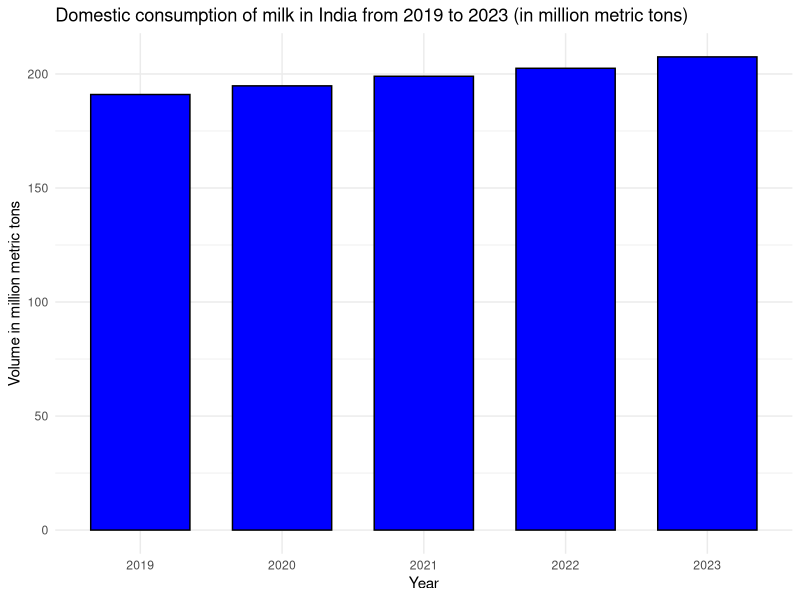
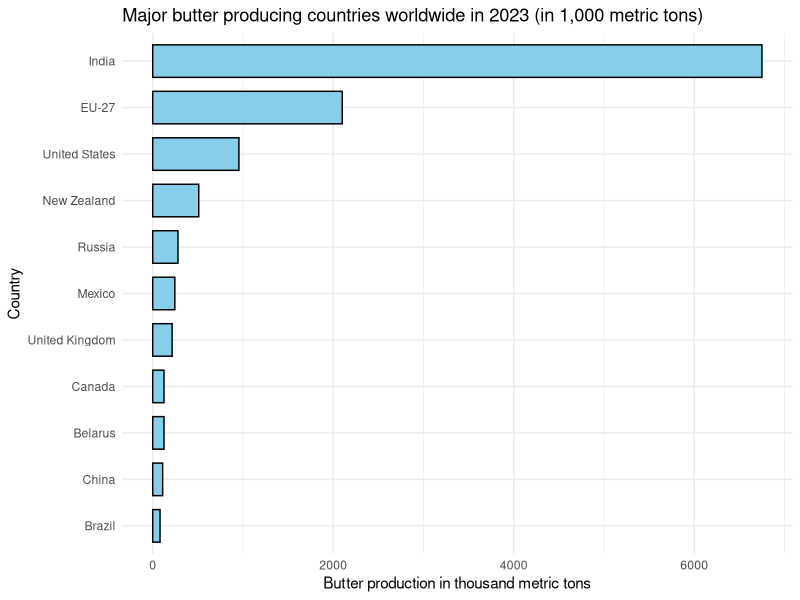
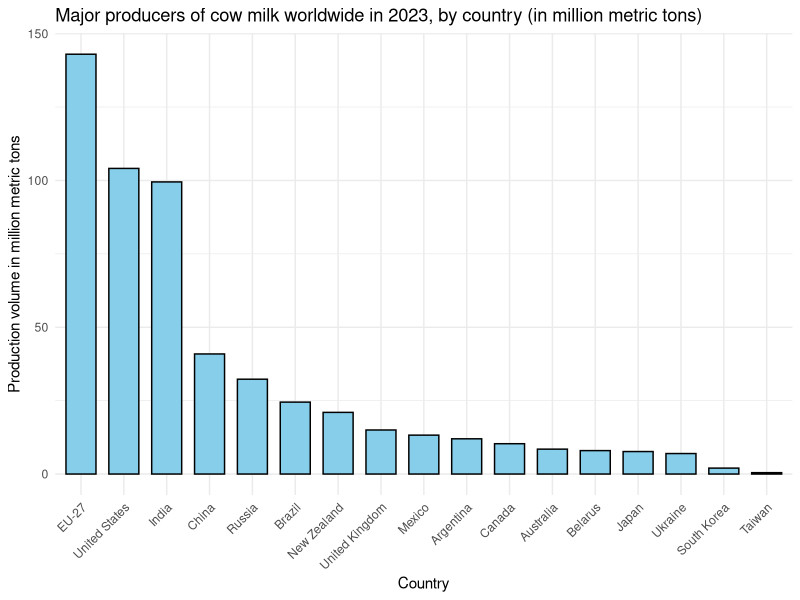
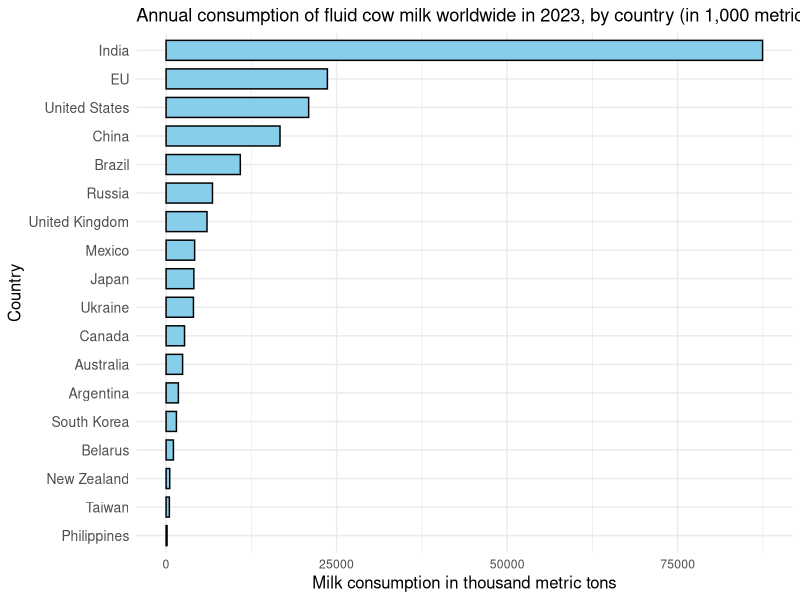
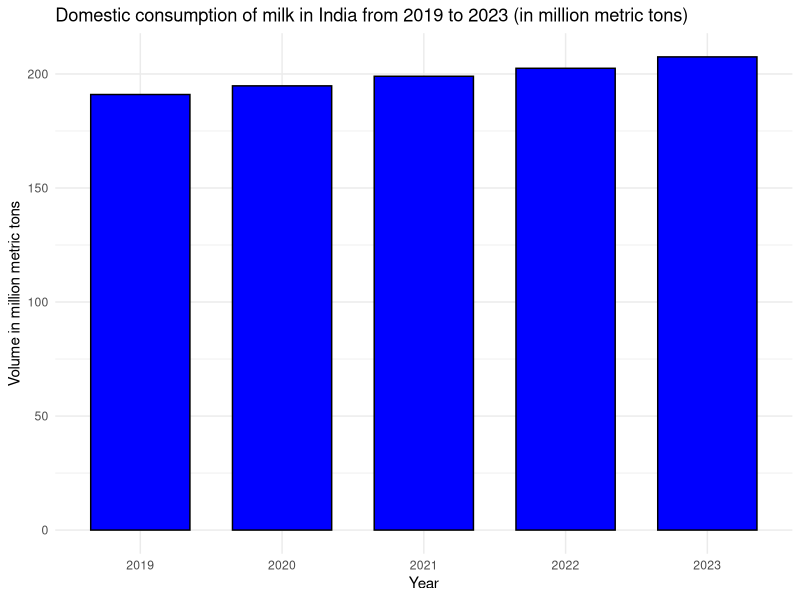
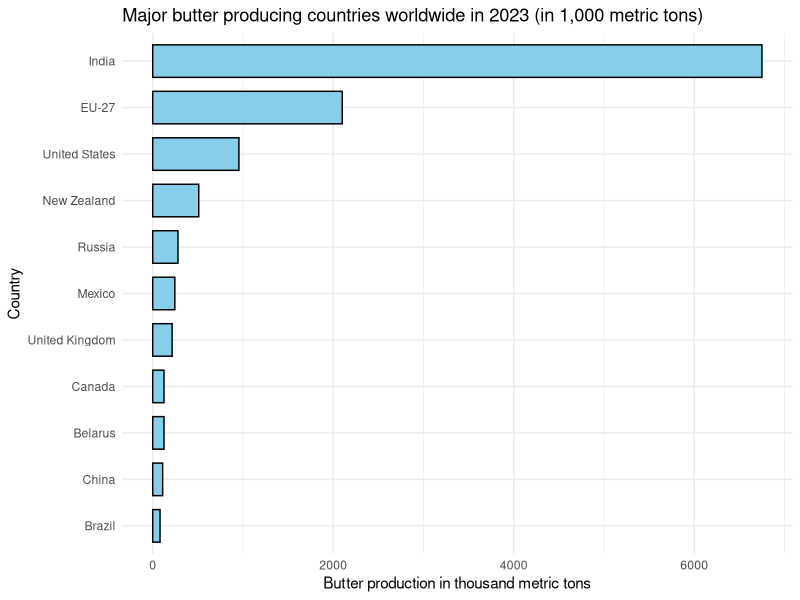
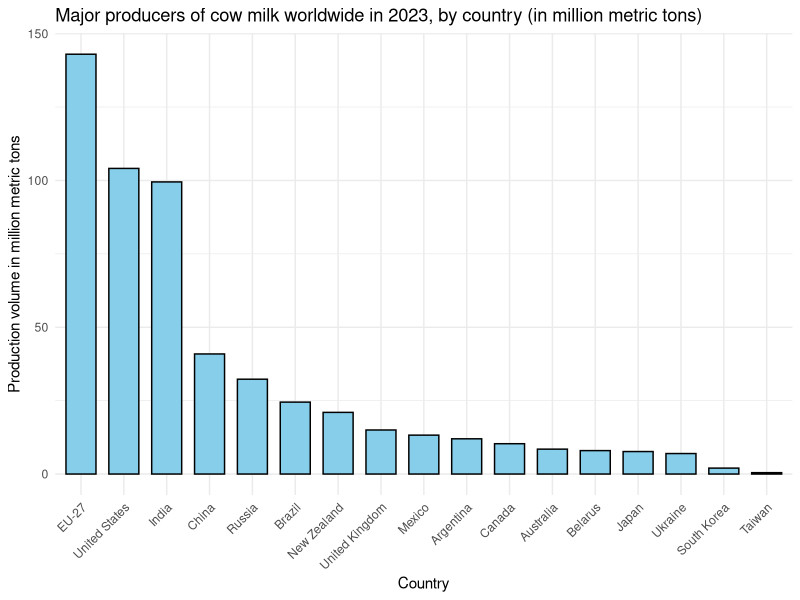
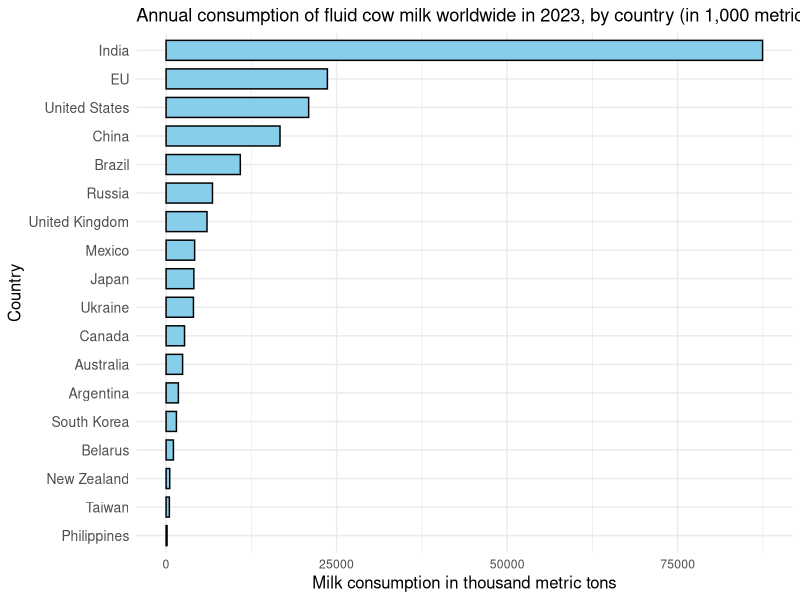

Reproduce these figures in R, in order.
library(ggplot2)
library(viridis)
scale_fill_viridis_d()


# Data for milk consumption
milk_consumption <- data.frame(
  Year = c(2019, 2020, 2021, 2022, 2023),
  Consumption = c(190.99, 194.79, 198.99, 202.49, 207.49)
)

# Create bar plot
ggplot(milk_consumption, aes(x = factor(Year), y = Consumption, fill = "Milk Consumption")) +
  geom_bar(stat = "identity", width = 0.7, color = "black") +
  scale_fill_manual(values = c("Milk Consumption" = "blue"), guide = "none") +
  labs(
    title = "Domestic consumption of milk in India from 2019 to 2023 (in million metric tons)",
    x = "Year",
    y = "Volume in million metric tons"
  ) +
  theme_minimal()

ggsave("milk_consumption.png", width = 8, height = 6, dpi = 300)

# Data for butter production
butter_production <- data.frame(
  Country = c("India", "EU-27", "United States", "New Zealand", "Russia", "Mexico", 
              "United Kingdom", "Belarus", "Canada", "China", "Brazil"),
  Production = c(6750, 2100, 955, 510, 280, 245, 215, 125, 125, 110, 81)
)

# Create bar plot
ggplot(butter_production, aes(x = reorder(Country, Production), y = Production, fill = Country)) +
  geom_bar(stat = "identity", width = 0.7, color = "black") +
  scale_fill_manual(values = rep("skyblue", nrow(butter_production)), guide = "none") +
  coord_flip() +
  labs(
    title = "Major butter producing countries worldwide in 2023 (in 1,000 metric tons)",
    x = "Country",
    y = "Butter production in thousand metric tons"
  ) +
  theme_minimal()

ggsave("butter_production.png", width = 8, height = 6, dpi = 300)
# Data for cow milk production
cow_milk_production <- data.frame(
  Country = c("EU-27", "United States", "India", "China", "Russia", "Brazil", 
              "New Zealand", "United Kingdom", "Mexico", "Argentina", "Canada",
              "Australia", "Belarus", "Japan", "Ukraine", "South Korea", "Taiwan"),
  Production = c(143, 104.1, 99.5, 40.9, 32.3, 24.5, 21, 15, 13.25, 12, 10.33, 
                 8.48, 7.98, 7.66, 6.98, 2.02, 0.47)
)

# Create bar plot
ggplot(cow_milk_production, aes(x = reorder(Country, -Production), y = Production, fill = Country)) +
    geom_bar(stat = "identity", width = 0.7, color = "black") +
    scale_fill_manual(values = rep("skyblue", nrow(cow_milk_production)), guide = "none") +
    labs(
        title = "Major producers of cow milk worldwide in 2023, by country (in million metric tons)",
        x = "Country",
        y = "Production volume in million metric tons"
    ) +
    theme_minimal() +
    theme(axis.text.x = element_text(angle = 45, hjust = 1))

ggsave("cow_milk_production.png", width = 8, height = 6, dpi = 300)

# Data for fluid cow milk consumption
fluid_milk_consumption <- data.frame(
  Country = c("India", "EU", "United States", "China", "Brazil", "Russia", 
              "United Kingdom", "Mexico", "Japan", "Ukraine", "Canada", 
              "Australia", "Argentina", "South Korea", "Belarus", 
              "New Zealand", "Taiwan", "Philippines"),
  Consumption = c(87450, 23650, 20900, 16700, 10881, 6800, 6000, 4185, 4070, 
                  4010, 2705, 2420, 1800, 1515, 1075, 535, 480, 140)
)

# Create the bar plot
fluid_milk_plot <- ggplot(fluid_milk_consumption, aes(x = reorder(Country, Consumption), y = Consumption, fill = Country)) +
  geom_bar(stat = "identity", width = 0.7, color = "#000000") +
  scale_fill_manual(values = rep("skyblue", nrow(fluid_milk_consumption)), guide = "none") +
  coord_flip() +
  labs(
    title = "Annual consumption of fluid cow milk worldwide in 2023, by country (in 1,000 metric tons)",
    x = "Country",
    y = "Milk consumption in thousand metric tons"
  ) +
  theme_minimal()+
  theme(
    axis.text.y = element_text(size = 10), # Adjust font size for y-axis labels
    axis.title.y = element_text(size = 12), # Adjust y-axis title font size
    axis.title.x = element_text(size = 12)  # Adjust x-axis title font size
  ) +
  coord_flip()

# Display the plot
print(fluid_milk_plot)

# Save the plot as an image
ggsave("fluid_milk_consumption_plot.png", plot = fluid_milk_plot, width = 8, height = 6, dpi = 300)
